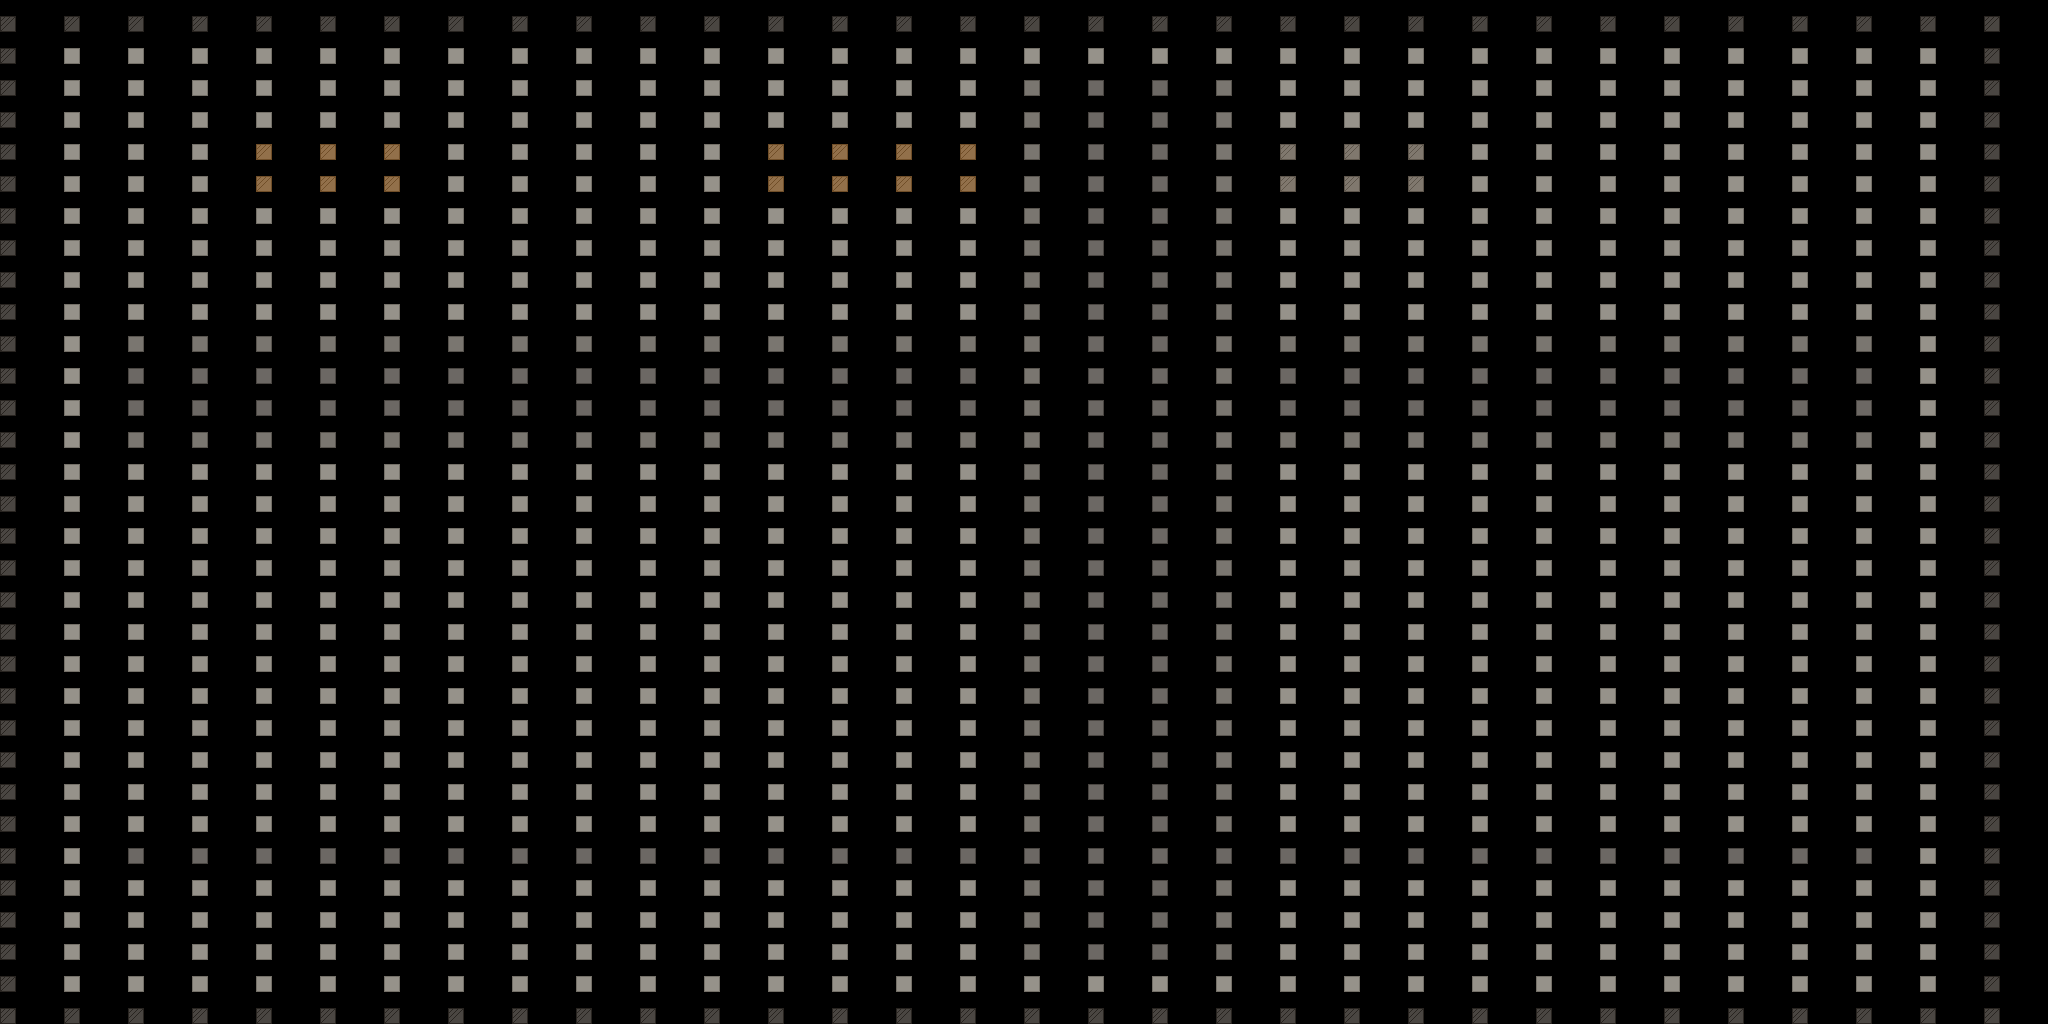

Tiled map render using the project's own tile images. Description and the whole map definition, tile-layer contents included, below:
An orthogonal 32x32 tile map with 64x32 px tiles, 1 tile layer (suelo).

<map version="1.10" tiledversion="1.10.2" orientation="orthogonal" renderorder="right-down" width="32" height="32" tilewidth="64" tileheight="32" infinite="0" nextlayerid="2" nextobjectid="1">
 <tileset firstgid="1" name="ciudad" tilewidth="16" tileheight="16" tilecount="36" columns="6">
  <image source="../textures/ciudad_tileset.png" width="96" height="96" />
  <tile id="1">
   <properties>
    <property name="collision" type="bool" value="true" />
   </properties>
  </tile>
  <tile id="3">
   <properties>
    <property name="collision" type="bool" value="true" />
   </properties>
  </tile>
  <tile id="6">
   <properties>
    <property name="collision" type="bool" value="true" />
   </properties>
  </tile>
  <tile id="7">
   <properties>
    <property name="collision" type="bool" value="true" />
   </properties>
  </tile>
  <tile id="8">
   <properties>
    <property name="collision" type="bool" value="true" />
   </properties>
  </tile>
  <tile id="9">
   <properties>
    <property name="collision" type="bool" value="true" />
   </properties>
  </tile>
  <tile id="10">
   <properties>
    <property name="collision" type="bool" value="true" />
   </properties>
  </tile>
  <tile id="11">
   <properties>
    <property name="collision" type="bool" value="true" />
   </properties>
  </tile>
  <tile id="12">
   <properties>
    <property name="collision" type="bool" value="true" />
   </properties>
  </tile>
  <tile id="13">
   <properties>
    <property name="collision" type="bool" value="true" />
   </properties>
  </tile>
  <tile id="14">
   <properties>
    <property name="collision" type="bool" value="true" />
   </properties>
  </tile>
  <tile id="15">
   <properties>
    <property name="collision" type="bool" value="true" />
   </properties>
  </tile>
  <tile id="16">
   <properties>
    <property name="collision" type="bool" value="true" />
   </properties>
  </tile>
  <tile id="17">
   <properties>
    <property name="collision" type="bool" value="true" />
   </properties>
  </tile>
  <tile id="18">
   <properties>
    <property name="collision" type="bool" value="true" />
   </properties>
  </tile>
  <tile id="19">
   <properties>
    <property name="collision" type="bool" value="true" />
   </properties>
  </tile>
  <tile id="24">
   <properties>
    <property name="collision" type="bool" value="true" />
   </properties>
  </tile>
  <tile id="25">
   <properties>
    <property name="collision" type="bool" value="true" />
   </properties>
  </tile>
  <tile id="26">
   <properties>
    <property name="collision" type="bool" value="true" />
   </properties>
  </tile>
  <tile id="28">
   <properties>
    <property name="collision" type="bool" value="true" />
   </properties>
  </tile>
  <tile id="32">
   <properties>
    <property name="collision" type="bool" value="true" />
   </properties>
  </tile>
  <tile id="35">
   <properties>
    <property name="collision" type="bool" value="true" />
   </properties>
  </tile>
 </tileset>
 <layer id="1" name="suelo" width="32" height="32">
  <data encoding="csv">
2,2,2,2,2,2,2,2,2,2,2,2,2,2,2,2,2,2,2,2,2,2,2,2,2,2,2,2,2,2,2,2,
2,24,24,24,24,24,24,24,24,24,24,24,24,24,24,24,24,24,24,24,24,24,24,24,24,24,24,24,24,24,24,2,
2,24,24,24,24,24,24,24,24,24,24,24,24,24,24,24,31,1,1,31,24,24,24,24,24,24,24,24,24,24,24,2,
2,24,24,24,24,24,24,24,24,24,24,24,24,24,24,24,31,1,1,31,24,24,24,24,24,24,24,24,24,24,24,2,
2,24,24,24,26,26,26,24,24,24,24,24,26,26,26,26,31,1,1,31,25,25,25,24,24,24,24,24,24,24,24,2,
2,24,24,24,26,26,26,24,24,24,24,24,26,26,26,26,31,1,1,31,25,25,25,24,24,24,24,24,24,24,24,2,
2,24,24,24,24,24,24,24,24,24,24,24,24,24,24,24,31,1,1,31,24,24,24,24,24,24,24,24,24,24,24,2,
2,24,24,24,24,24,24,24,24,24,24,24,24,24,24,24,31,1,1,31,24,24,24,24,24,24,24,24,24,24,24,2,
2,24,24,24,24,24,24,24,24,24,24,24,24,24,24,24,31,1,1,31,24,24,24,24,24,24,24,24,24,24,24,2,
2,24,24,24,24,24,24,24,24,24,24,24,24,24,24,24,31,1,1,31,24,24,24,24,24,24,24,24,24,24,24,2,
2,24,31,31,31,31,31,31,31,31,31,31,31,31,31,31,31,1,1,31,31,31,31,31,31,31,31,31,31,31,24,2,
2,24,1,1,1,1,1,1,1,1,1,1,1,1,1,1,31,1,1,31,1,1,1,1,1,1,1,1,1,1,24,2,
2,24,1,1,1,1,1,1,1,1,1,1,1,1,1,1,31,1,1,31,1,1,1,1,1,1,1,1,1,1,24,2,
2,24,31,31,31,31,31,31,31,31,31,31,31,31,31,31,31,1,1,31,31,31,31,31,31,31,31,31,31,31,24,2,
2,24,24,24,24,24,24,24,24,24,24,24,24,24,24,24,31,1,1,31,24,24,24,24,24,24,24,24,24,24,24,2,
2,24,24,24,24,24,24,24,24,24,24,24,24,24,24,24,31,1,1,31,24,24,24,24,24,24,24,24,24,24,24,2,
2,24,24,24,24,24,24,24,24,24,24,24,24,24,24,24,31,1,1,31,24,24,24,24,24,24,24,24,24,24,24,2,
2,24,24,24,24,24,24,24,24,24,24,24,24,24,24,24,31,1,1,31,24,24,24,24,24,24,24,24,24,24,24,2,
2,24,24,24,24,24,24,24,24,24,24,24,24,24,24,24,31,1,1,31,24,24,24,24,24,24,24,24,24,24,24,2,
2,24,24,24,24,24,24,24,24,24,24,24,24,24,24,24,31,1,1,31,24,24,24,24,24,24,24,24,24,24,24,2,
2,24,24,24,24,24,24,24,24,24,24,24,24,24,24,24,31,1,1,31,24,24,24,24,24,24,24,24,24,24,24,2,
2,24,24,24,24,24,24,24,24,24,24,24,24,24,24,24,31,1,1,31,24,24,24,24,24,24,24,24,24,24,24,2,
2,24,24,24,24,24,24,24,24,24,24,24,24,24,24,24,31,1,1,31,24,24,24,24,24,24,24,24,24,24,24,2,
2,24,24,24,24,24,24,24,24,24,24,24,24,24,24,24,31,1,1,31,24,24,24,24,24,24,24,24,24,24,24,2,
2,24,24,24,24,24,24,24,24,24,24,24,24,24,24,24,31,1,1,31,24,24,24,24,24,24,24,24,24,24,24,2,
2,24,24,24,24,24,24,24,24,24,24,24,24,24,24,24,31,1,1,31,24,24,24,24,24,24,24,24,24,24,24,2,
2,24,1,1,1,1,1,1,1,1,1,1,1,1,1,1,1,1,1,1,1,1,1,1,1,1,1,1,1,1,24,2,
2,24,24,24,24,24,24,24,24,24,24,24,24,24,24,24,31,1,1,31,24,24,24,24,24,24,24,24,24,24,24,2,
2,24,24,24,24,24,24,24,24,24,24,24,24,24,24,24,31,1,1,31,24,24,24,24,24,24,24,24,24,24,24,2,
2,24,24,24,24,24,24,24,24,24,24,24,24,24,24,24,31,1,1,31,24,24,24,24,24,24,24,24,24,24,24,2,
2,24,24,24,24,24,24,24,24,24,24,24,24,24,24,24,24,24,24,24,24,24,24,24,24,24,24,24,24,24,24,2,
2,2,2,2,2,2,2,2,2,2,2,2,2,2,2,2,2,2,2,2,2,2,2,2,2,2,2,2,2,2,2,2
</data>
 </layer>
</map>
